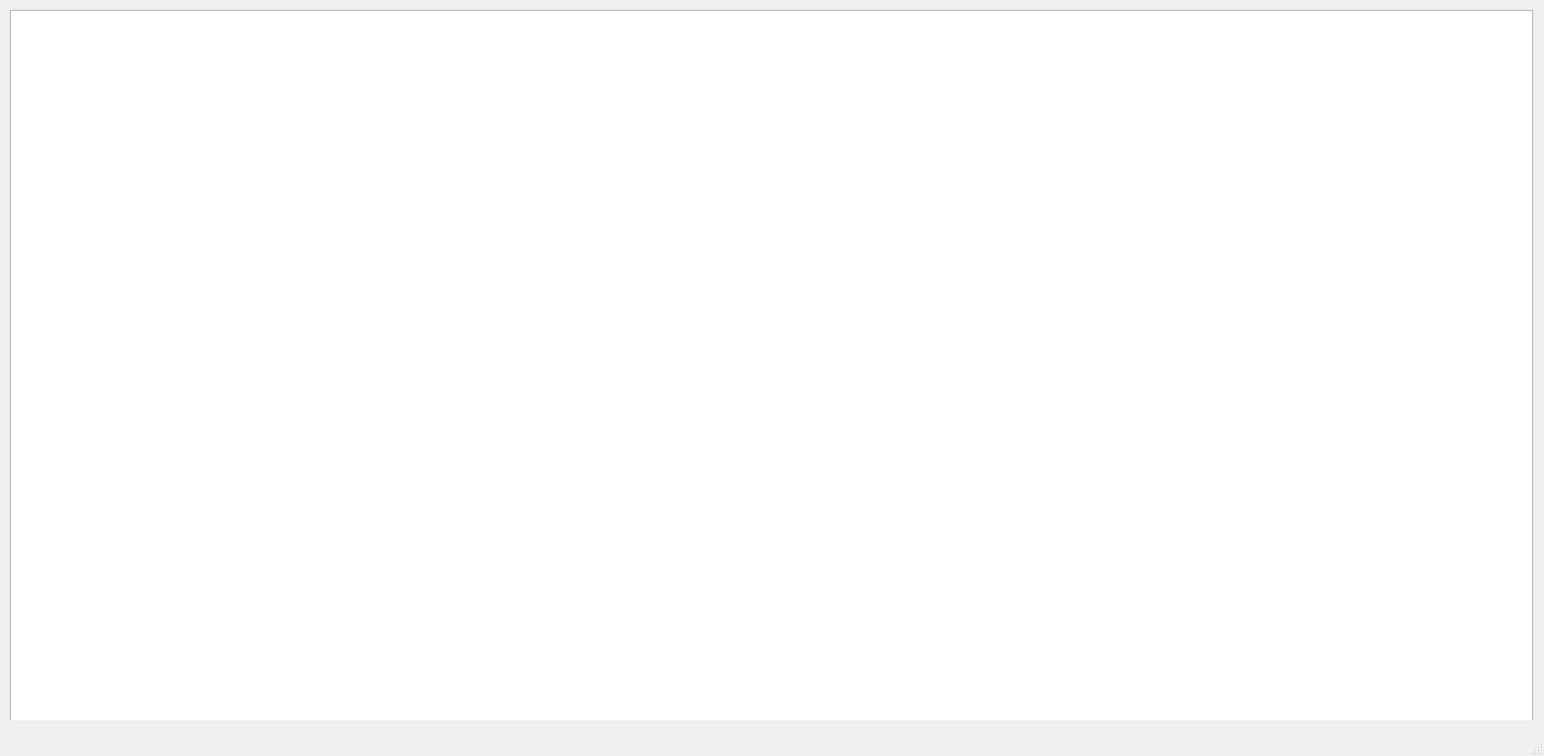
<?xml version="1.0" encoding="UTF-8"?>
<ui version="4.0">
 <class>MainWindow</class>
 <widget class="QMainWindow" name="MainWindow">
  <property name="geometry">
   <rect>
    <x>0</x>
    <y>0</y>
    <width>1562</width>
    <height>765</height>
   </rect>
  </property>
  <property name="font">
   <font>
    <pointsize>20</pointsize>
   </font>
  </property>
  <property name="windowTitle">
   <string>MainWindow</string>
  </property>
  <widget class="QWidget" name="centralwidget">
   <widget class="QTableWidget" name="tableWidget">
    <property name="geometry">
     <rect>
      <x>10</x>
      <y>10</y>
      <width>1541</width>
      <height>721</height>
     </rect>
    </property>
   </widget>
  </widget>
  <widget class="QMenuBar" name="menubar">
   <property name="geometry">
    <rect>
     <x>0</x>
     <y>0</y>
     <width>1562</width>
     <height>26</height>
    </rect>
   </property>
  </widget>
  <widget class="QStatusBar" name="statusbar"/>
 </widget>
 <resources/>
 <connections/>
</ui>
